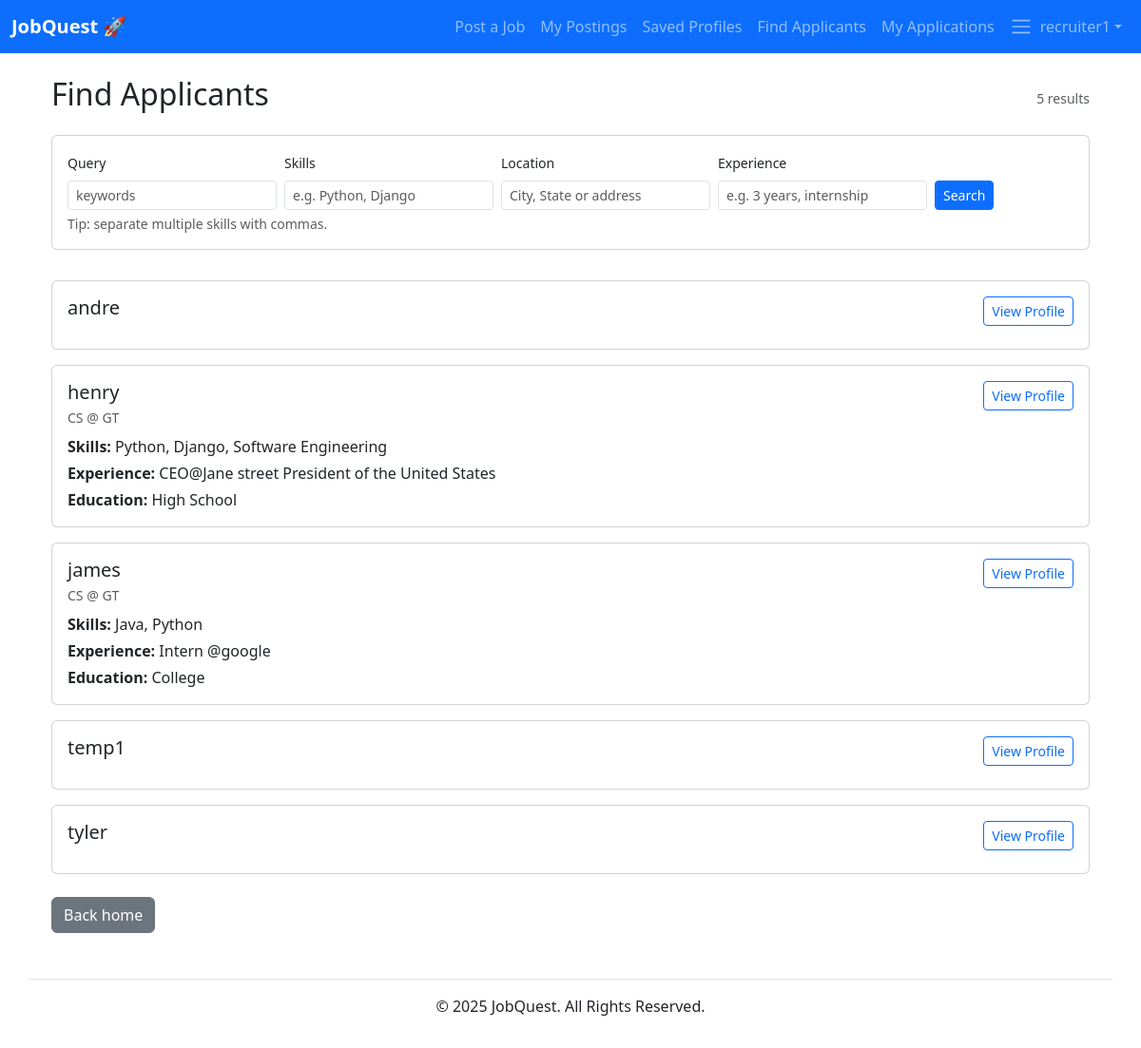
Before: /accounts/applicants/ (signed in) with the older database file.
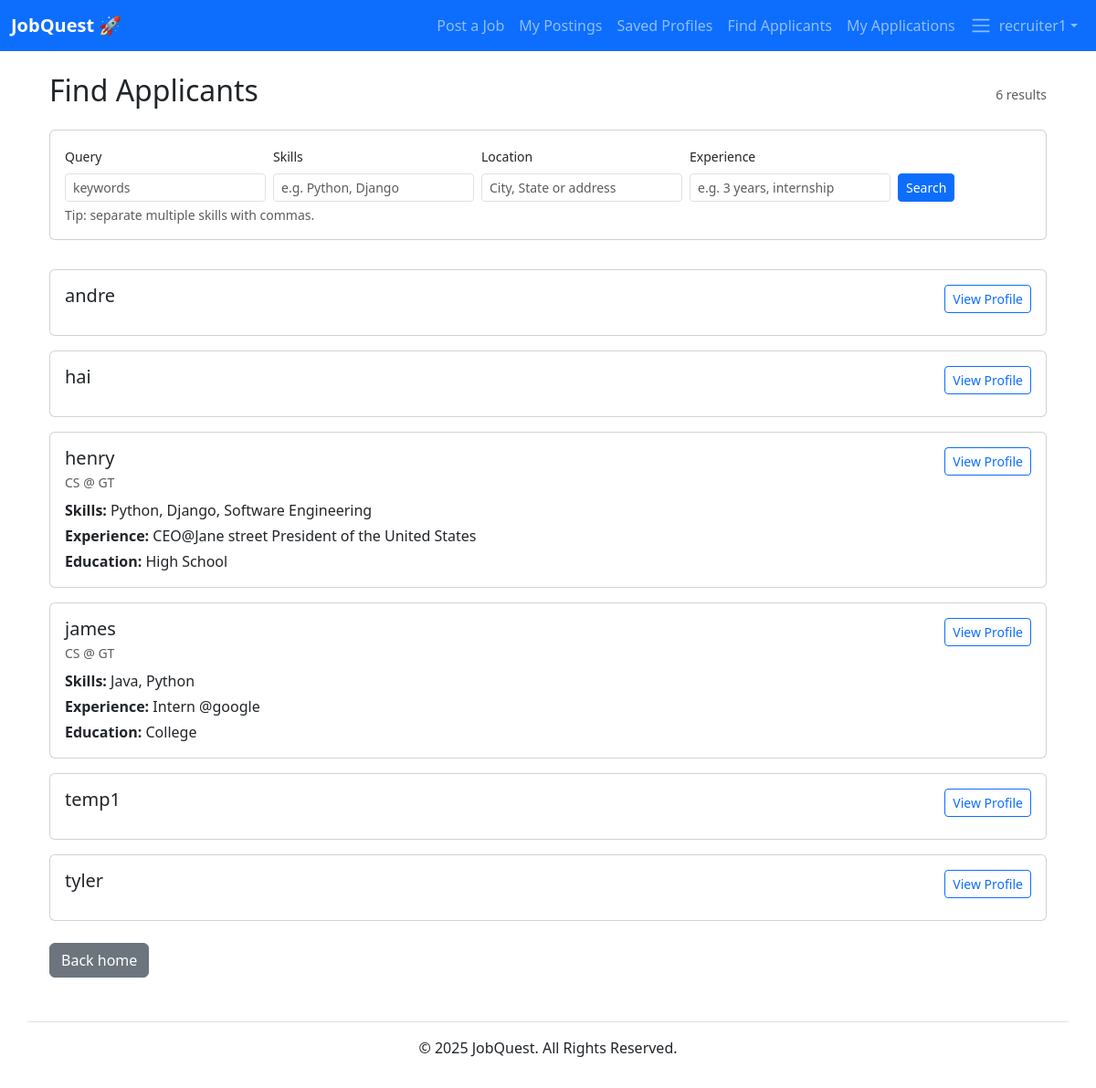
After: the same page with the newer database file.
### accounts/models.py (models this page shows, shortened)
class Profile(models.Model):
	user = models.OneToOneField(settings.AUTH_USER_MODEL, on_delete=models.CASCADE)
	headline = models.CharField(max_length=200, blank=True)
	bio = models.TextField(blank=True)
	skills = models.TextField(blank=True, help_text="Comma-separated list of skills")
	experience = models.TextField(blank=True, help_text="Work experience / summary")
	education = models.TextField(blank=True)
	github = models.URLField(blank=True)
	linkedin = models.URLField(blank=True)
	website = models.URLField(blank=True)
	location = models.CharField(max_length=255, blank=True)
	latitude = models.FloatField(null=True, blank=True)
	longitude = models.FloatField(null=True, blank=True)
	avatar = models.ImageField(upload_to='avatars/', blank=True, null=True)
	is_recruiter = models.BooleanField(default=False)
	company = models.CharField(max_length=200, blank=True)
	desired_positions = models.TextField(blank=True, help_text="Comma-separated desired positions")
	desired_companies = models.TextField(blank=True, help_text="Comma-separated desired companies")
	phone = models.CharField(max_length=40, blank=True)
	headline_visible = models.BooleanField(default=True)
	bio_visible = models.BooleanField(default=True)
	skills_visible = models.BooleanField(default=True)
	experience_visible = models.BooleanField(default=True)
	education_visible = models.BooleanField(default=True)
	links_visible = models.BooleanField(default=True)
	company_visible = models.BooleanField(default=True)
	desired_positions_visible = models.BooleanField(default=True)
	desired_companies_visible = models.BooleanField(default=True)
	phone_visible = models.BooleanField(default=False)
	email_visible = models.BooleanField(default=False)

### accounts/views.py (the view, shortened to what this page needs)
# urls.py: path('applicants/', views.find_applicants, name='find_applicants'),
@login_required
def find_applicants(request):
	profile = getattr(request.user, 'profile', None)
	if not profile or not profile.is_recruiter:
		return HttpResponseForbidden("You are not authorized.")
	q = request.GET.get('q', '').strip()
	skills_q = request.GET.get('skills', '').strip()
	location = request.GET.get('location', '').strip()
	experience_q = request.GET.get('experience', '').strip()
	qs = Profile.objects.filter(is_recruiter=False)
	if location:
		try:
			qs = qs.filter(location__icontains=location)
		except Exception:
			qs = qs.filter(Q(bio__icontains=location) | Q(experience__icontains=location) | Q(education__icontains=location))
	if experience_q:
		qs = qs.filter(experience__icontains=experience_q)
	qs = qs.select_related('user').order_by('user__username')
	return render(request, 'accounts/find_applicants.html', {
		'profiles': qs,
		'q': q,
		'skills': skills_q,
		'location': location,
		'experience': experience_q,
	})

### accounts/context_processors.py (called while the page is built)
def user_profile(request):
    user = getattr(request, 'user', None)
    profile = None
    if user and user.is_authenticated:
        try:
            profile = user.profile
        except Exception:
            profile = None
    return {'user_profile': profile}

### accounts/templates/accounts/find_applicants.html (shortened to what this page needs)
{% extends 'base.html' %}
{% block content %}
<div class="container mt-4">
  <div class="d-flex justify-content-between align-items-center">
    <h2>Find Applicants</h2>
    <div class="text-muted small">{{ profiles|length }} results</div>
  </div>
  <div class="card mt-3">
    <div class="card-body">
      <form method="get" class="row gx-2 gy-2 align-items-end">
        <div class="col-auto">
          <label class="form-label small">Query</label>
          <input type="text" name="q" value="{{ q }}" class="form-control form-control-sm" placeholder="keywords">
        </div>
        <div class="col-auto">
          <label class="form-label small">Skills</label>
          <input type="text" name="skills" value="{{ skills }}" class="form-control form-control-sm" placeholder="e.g. Python, Django">
        </div>
        <div class="col-auto">
          <label class="form-label small">Location</label>
          <div class="search-container">
            <input type="text" name="location" value="{{ location }}" class="form-control form-control-sm" placeholder="City, State or address" autocomplete="off">
          </div>
        </div>
        <div class="col-auto">
          <label class="form-label small">Experience</label>
          <input type="text" name="experience" value="{{ experience }}" class="form-control form-control-sm" placeholder="e.g. 3 years, internship">
        </div>
        <div class="col-auto">
          <button type="submit" class="btn btn-primary btn-sm">Search</button>
        </div>
      </form>
      <div class="form-text mt-1">Tip: separate multiple skills with commas.</div>
    </div>
  </div>
  {% if profiles %}
    <div class="row gy-3 mt-3">
      {% for p in profiles %}
        <div class="col-12">
          <div class="card">
            <div class="card-body d-flex justify-content-between align-items-start">
              <div>
                <h5 class="mb-1">{{ p.user.get_full_name|default:p.user.username }}</h5>
                {% if p.headline_visible and p.headline %}
                  <div class="text-muted small">{{ p.headline }}</div>
                {% endif %}
                <div class="mt-2">
                  {% if p.skills_visible and p.skills %}
                    <div><strong>Skills:</strong> {{ p.skills }}</div>
                  {% endif %}
                  {% if p.experience_visible and p.experience %}
                    <div class="mt-1"><strong>Experience:</strong> {{ p.experience|truncatechars:160 }}</div>
                  {% endif %}
                  {% if p.education_visible and p.education %}
                    <div class="mt-1"><strong>Education:</strong> {{ p.education|truncatechars:120 }}</div>
                  {% endif %}
                </div>
              </div>
              <div class="ms-3 d-flex flex-column align-items-end">
                <a href="{% url 'accounts:profile_detail' p.user.username %}" class="btn btn-outline-primary btn-sm mb-2">View Profile</a>
              </div>
            </div>
          </div>
        </div>
      {% endfor %}
    </div>
  {% else %}
    <p class="text-muted mt-3">No applicants found matching your filters.</p>
  {% endif %}
  <div class="mt-4">
    <a href="/" class="btn btn-secondary">Back home</a>
  </div>
</div>
{% endblock %}

Changed rows visible on the page:
added Profile: user.get_full_name "hai"
Other visible differences:
{{ profiles|length }}: "5" → "6"
